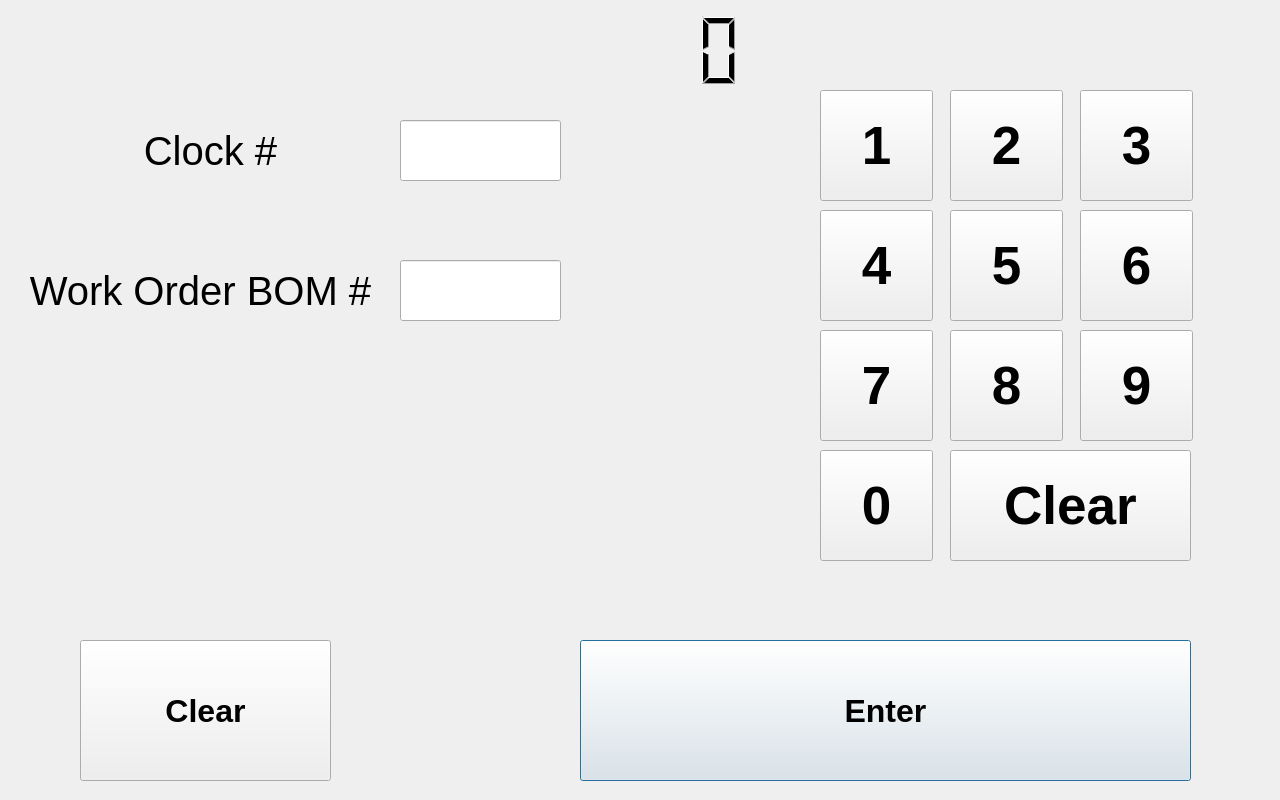
<?xml version="1.0" encoding="UTF-8"?>
<ui version="4.0">
 <class>MainWindow</class>
 <widget class="QDialog" name="MainWindow">
  <property name="geometry">
   <rect>
    <x>0</x>
    <y>0</y>
    <width>1280</width>
    <height>800</height>
   </rect>
  </property>
  <property name="sizePolicy">
   <sizepolicy hsizetype="Preferred" vsizetype="Preferred">
    <horstretch>0</horstretch>
    <verstretch>0</verstretch>
   </sizepolicy>
  </property>
  <property name="minimumSize">
   <size>
    <width>1280</width>
    <height>800</height>
   </size>
  </property>
  <property name="maximumSize">
   <size>
    <width>1280</width>
    <height>800</height>
   </size>
  </property>
  <property name="cursor">
   <cursorShape>BlankCursor</cursorShape>
  </property>
  <property name="windowTitle">
   <string>Freeman Part Issuing</string>
  </property>
  <widget class="QLineEdit" name="txtWOBOMID">
   <property name="geometry">
    <rect>
     <x>400</x>
     <y>260</y>
     <width>161</width>
     <height>61</height>
    </rect>
   </property>
   <property name="font">
    <font>
     <pointsize>30</pointsize>
     <weight>75</weight>
     <bold>true</bold>
    </font>
   </property>
   <property name="alignment">
    <set>Qt::AlignCenter</set>
   </property>
  </widget>
  <widget class="QPushButton" name="btnEnter">
   <property name="geometry">
    <rect>
     <x>580</x>
     <y>640</y>
     <width>611</width>
     <height>141</height>
    </rect>
   </property>
   <property name="font">
    <font>
     <pointsize>24</pointsize>
     <weight>75</weight>
     <bold>true</bold>
    </font>
   </property>
   <property name="text">
    <string>Enter</string>
   </property>
  </widget>
  <widget class="QLabel" name="lblWOBOMID">
   <property name="geometry">
    <rect>
     <x>10</x>
     <y>270</y>
     <width>381</width>
     <height>41</height>
    </rect>
   </property>
   <property name="font">
    <font>
     <pointsize>30</pointsize>
    </font>
   </property>
   <property name="text">
    <string>Work Order BOM #</string>
   </property>
   <property name="alignment">
    <set>Qt::AlignCenter</set>
   </property>
  </widget>
  <widget class="QPushButton" name="btnClear">
   <property name="geometry">
    <rect>
     <x>80</x>
     <y>640</y>
     <width>251</width>
     <height>141</height>
    </rect>
   </property>
   <property name="font">
    <font>
     <pointsize>24</pointsize>
     <weight>75</weight>
     <bold>true</bold>
    </font>
   </property>
   <property name="text">
    <string>Clear</string>
   </property>
  </widget>
  <widget class="QLabel" name="lblQty">
   <property name="geometry">
    <rect>
     <x>650</x>
     <y>250</y>
     <width>141</width>
     <height>81</height>
    </rect>
   </property>
   <property name="font">
    <font>
     <pointsize>36</pointsize>
    </font>
   </property>
   <property name="text">
    <string/>
   </property>
   <property name="alignment">
    <set>Qt::AlignCenter</set>
   </property>
  </widget>
  <widget class="QLabel" name="lblPartReturn">
   <property name="geometry">
    <rect>
     <x>50</x>
     <y>440</y>
     <width>571</width>
     <height>51</height>
    </rect>
   </property>
   <property name="font">
    <font>
     <pointsize>24</pointsize>
    </font>
   </property>
   <property name="text">
    <string/>
   </property>
   <property name="alignment">
    <set>Qt::AlignCenter</set>
   </property>
  </widget>
  <widget class="QLabel" name="lblWOIDReturn">
   <property name="geometry">
    <rect>
     <x>50</x>
     <y>370</y>
     <width>571</width>
     <height>51</height>
    </rect>
   </property>
   <property name="font">
    <font>
     <pointsize>24</pointsize>
    </font>
   </property>
   <property name="text">
    <string/>
   </property>
   <property name="alignment">
    <set>Qt::AlignCenter</set>
   </property>
  </widget>
  <widget class="QLineEdit" name="txtClockID">
   <property name="geometry">
    <rect>
     <x>400</x>
     <y>120</y>
     <width>161</width>
     <height>61</height>
    </rect>
   </property>
   <property name="font">
    <font>
     <pointsize>30</pointsize>
     <weight>75</weight>
     <bold>true</bold>
    </font>
   </property>
   <property name="alignment">
    <set>Qt::AlignCenter</set>
   </property>
  </widget>
  <widget class="QLabel" name="lblClockID">
   <property name="geometry">
    <rect>
     <x>30</x>
     <y>130</y>
     <width>361</width>
     <height>41</height>
    </rect>
   </property>
   <property name="font">
    <font>
     <pointsize>30</pointsize>
    </font>
   </property>
   <property name="text">
    <string>Clock #</string>
   </property>
   <property name="alignment">
    <set>Qt::AlignCenter</set>
   </property>
  </widget>
  <widget class="QLCDNumber" name="lcdTime">
   <property name="geometry">
    <rect>
     <x>510</x>
     <y>10</y>
     <width>261</width>
     <height>81</height>
    </rect>
   </property>
   <property name="frameShape">
    <enum>QFrame::NoFrame</enum>
   </property>
  </widget>
  <widget class="QPushButton" name="btn1">
   <property name="geometry">
    <rect>
     <x>820</x>
     <y>90</y>
     <width>113</width>
     <height>111</height>
    </rect>
   </property>
   <property name="font">
    <font>
     <pointsize>40</pointsize>
     <weight>75</weight>
     <bold>true</bold>
    </font>
   </property>
   <property name="text">
    <string>1</string>
   </property>
  </widget>
  <widget class="QPushButton" name="btn2">
   <property name="geometry">
    <rect>
     <x>950</x>
     <y>90</y>
     <width>113</width>
     <height>111</height>
    </rect>
   </property>
   <property name="font">
    <font>
     <pointsize>40</pointsize>
     <weight>75</weight>
     <bold>true</bold>
    </font>
   </property>
   <property name="text">
    <string>2</string>
   </property>
  </widget>
  <widget class="QPushButton" name="btn3">
   <property name="geometry">
    <rect>
     <x>1080</x>
     <y>90</y>
     <width>113</width>
     <height>111</height>
    </rect>
   </property>
   <property name="font">
    <font>
     <pointsize>40</pointsize>
     <weight>75</weight>
     <bold>true</bold>
    </font>
   </property>
   <property name="text">
    <string>3</string>
   </property>
  </widget>
  <widget class="QPushButton" name="btn4">
   <property name="geometry">
    <rect>
     <x>820</x>
     <y>210</y>
     <width>113</width>
     <height>111</height>
    </rect>
   </property>
   <property name="font">
    <font>
     <pointsize>40</pointsize>
     <weight>75</weight>
     <bold>true</bold>
    </font>
   </property>
   <property name="text">
    <string>4</string>
   </property>
  </widget>
  <widget class="QPushButton" name="btn5">
   <property name="geometry">
    <rect>
     <x>950</x>
     <y>210</y>
     <width>113</width>
     <height>111</height>
    </rect>
   </property>
   <property name="font">
    <font>
     <pointsize>40</pointsize>
     <weight>75</weight>
     <bold>true</bold>
    </font>
   </property>
   <property name="text">
    <string>5</string>
   </property>
  </widget>
  <widget class="QPushButton" name="btn6">
   <property name="geometry">
    <rect>
     <x>1080</x>
     <y>210</y>
     <width>113</width>
     <height>111</height>
    </rect>
   </property>
   <property name="font">
    <font>
     <pointsize>40</pointsize>
     <weight>75</weight>
     <bold>true</bold>
    </font>
   </property>
   <property name="text">
    <string>6</string>
   </property>
  </widget>
  <widget class="QPushButton" name="btn7">
   <property name="geometry">
    <rect>
     <x>820</x>
     <y>330</y>
     <width>113</width>
     <height>111</height>
    </rect>
   </property>
   <property name="font">
    <font>
     <pointsize>40</pointsize>
     <weight>75</weight>
     <bold>true</bold>
    </font>
   </property>
   <property name="text">
    <string>7</string>
   </property>
  </widget>
  <widget class="QPushButton" name="btn8">
   <property name="geometry">
    <rect>
     <x>950</x>
     <y>330</y>
     <width>113</width>
     <height>111</height>
    </rect>
   </property>
   <property name="font">
    <font>
     <pointsize>40</pointsize>
     <weight>75</weight>
     <bold>true</bold>
    </font>
   </property>
   <property name="text">
    <string>8</string>
   </property>
  </widget>
  <widget class="QPushButton" name="btn9">
   <property name="geometry">
    <rect>
     <x>1080</x>
     <y>330</y>
     <width>113</width>
     <height>111</height>
    </rect>
   </property>
   <property name="font">
    <font>
     <pointsize>40</pointsize>
     <weight>75</weight>
     <bold>true</bold>
    </font>
   </property>
   <property name="text">
    <string>9</string>
   </property>
  </widget>
  <widget class="QPushButton" name="btn0">
   <property name="geometry">
    <rect>
     <x>820</x>
     <y>450</y>
     <width>113</width>
     <height>111</height>
    </rect>
   </property>
   <property name="font">
    <font>
     <pointsize>40</pointsize>
     <weight>75</weight>
     <bold>true</bold>
    </font>
   </property>
   <property name="text">
    <string>0</string>
   </property>
  </widget>
  <widget class="QPushButton" name="btnClearQty">
   <property name="geometry">
    <rect>
     <x>950</x>
     <y>450</y>
     <width>241</width>
     <height>111</height>
    </rect>
   </property>
   <property name="font">
    <font>
     <pointsize>40</pointsize>
     <weight>75</weight>
     <bold>true</bold>
    </font>
   </property>
   <property name="text">
    <string>Clear</string>
   </property>
  </widget>
 </widget>
 <resources/>
 <connections/>
</ui>
